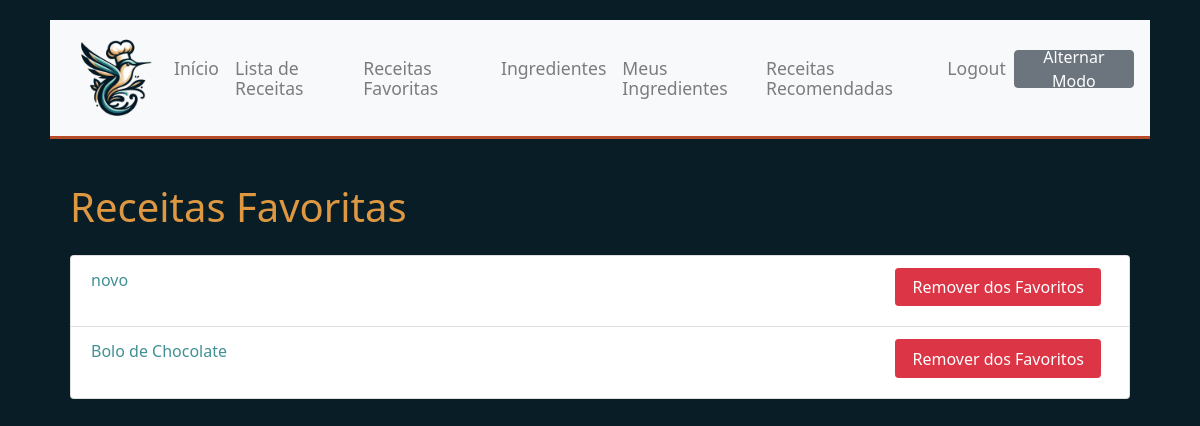
/receitas_favoritas/ (signed in), run on the app's committed database.
### main/models.py (models this page shows, shortened)
class ReceitaFavorita(models.Model):
    usuario = models.ForeignKey(User, on_delete=models.CASCADE)
    receita = models.ForeignKey(Receita, on_delete=models.CASCADE)
    class Meta:
        unique_together = ('usuario', 'receita')

class Receita(models.Model):
    nome = models.CharField(max_length=200)
    ingredientes = models.ManyToManyField(Ingrediente)
    instrucoes = models.TextField()
    usuario = models.ForeignKey(User, on_delete=models.SET_NULL, null=True, blank=True)
    data_cadastro = models.DateField(auto_now_add=False, default=timezone.now)

### main/views.py (the view)
# urls.py: path('receitas_favoritas/', receitas_favoritas, name='receitas_favoritas'),
@login_required
def receitas_favoritas(request):
    receitas_favoritas = ReceitaFavorita.objects.filter(usuario=request.user)
    return render(request, 'main/receitas_favoritas.html', {'receitas_favoritas': receitas_favoritas})

### main/templates/main/receitas_favoritas.html (shortened to what this page needs)
{% extends 'main/base.html' %}
{% block content %}
    <div class="container mt-4">
        <h1 class="mb-4">Receitas Favoritas</h1>
        {% if receitas_favoritas %}
            <ul class="list-group">
                {% for receita_favorita in receitas_favoritas %}
                    <li class="list-group-item">
                        <a href="{% url 'detalhes_receita' receita_favorita.receita.id %}">
                            {{ receita_favorita.receita.nome }}
                        </a>
                        <form method="post" action="{% url 'remover_favorito' receita_favorita.receita.id %}" class="d-inline">
                            <button type="submit" class="btn btn-danger btn-sm">Remover dos Favoritos</button>
                        </form>
                    </li>
                {% endfor %}
            </ul>
        {% else %}
            <p>Nenhuma receita favorita encontrada.</p>
        {% endif %}
    </div>
{% endblock %}

### main/static/main/css/styles.css (style rules this page uses)
body { background-color: #091d27; color: #ffffff; font-family: 'Segoe UI', Tahoma, Geneva, Verdana, sans-serif; font-size: 1rem; line-height: 1.6; }
a { color: #409094; text-decoration: none; }
.container { padding: 20px; }
h1, h2, h3, h4, h5, h6 { color: #de9842; line-height: 1.2; }
.btn { font-size: 1rem; padding: 0.5rem 1rem; height: 2.4rem; text-align: center; display: flex; justify-content: center; align-items: center; margin-bottom: 0.5rem; }
.btn.btn-danger { margin-right: 0.5rem; }
.list-group-item .btn { float: right; }
.list-group-item { color: #000000; }

### data on the page
ReceitaFavorita: receita.nome "novo"
ReceitaFavorita: receita.nome "Bolo de Chocolate"
